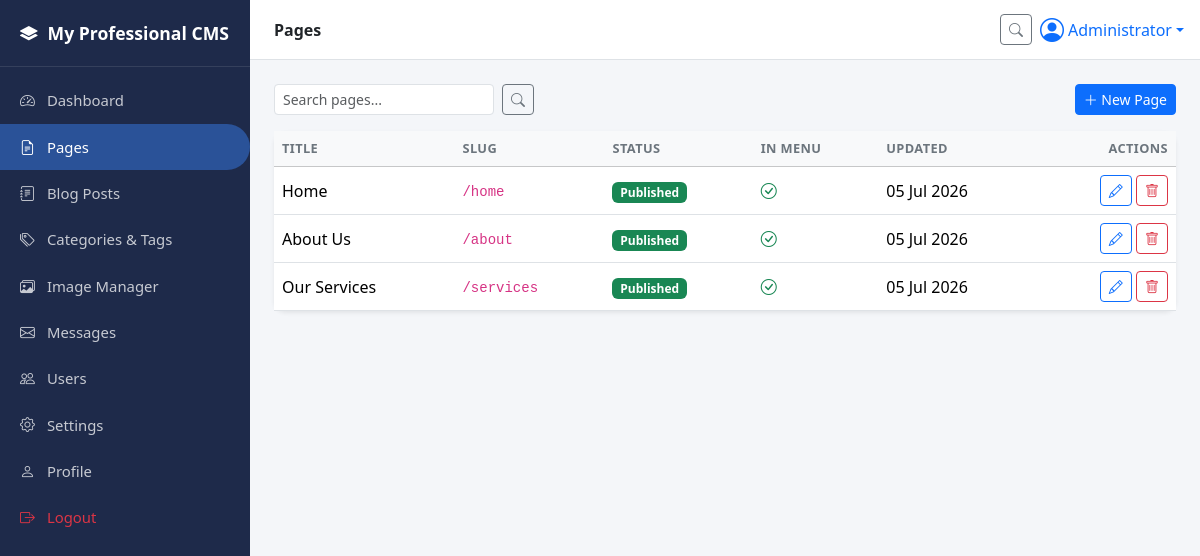
Screenshot of /admin/pages.php (signed in) with the database file from the repository.
### tables this page shows
CREATE TABLE IF NOT EXISTS `pages` (
  `id` INT(11) NOT NULL AUTO_INCREMENT,
  `title` VARCHAR(200) NOT NULL,
  `slug` VARCHAR(200) NOT NULL UNIQUE,
  `content` LONGTEXT,
  `meta_title` VARCHAR(200) DEFAULT NULL,
  `meta_description` VARCHAR(300) DEFAULT NULL,
  `featured_image` VARCHAR(255) DEFAULT NULL,
  `status` ENUM('published','unpublished','draft') NOT NULL DEFAULT 'draft',
  `show_in_menu` TINYINT(1) NOT NULL DEFAULT 0,
  `menu_order` INT(11) NOT NULL DEFAULT 0,
  `created_by` INT(11) DEFAULT NULL,
  `created_at` TIMESTAMP NOT NULL DEFAULT CURRENT_TIMESTAMP,
  `updated_at` TIMESTAMP NOT NULL DEFAULT CURRENT_TIMESTAMP ON UPDATE CURRENT_TIMESTAMP,
  PRIMARY KEY (`id`),
  KEY `fk_pages_user` (`created_by`),
  CONSTRAINT `fk_pages_user` FOREIGN KEY (`created_by`) REFERENCES `users`(`id`) ON DELETE SET NULL
);

### includes/functions.php (called while the page is built, shortened)
<?php
function e($string) {
    return htmlspecialchars($string ?? '', ENT_QUOTES, 'UTF-8');
}
function clean($value) {
    return trim(strip_tags($value ?? ''));
}
function format_date($date, $format = 'd M Y') {
    return date($format, strtotime($date));
}
function paginate($totalRows, $perPage, $currentPage) {
    $totalPages = max(1, (int)ceil($totalRows / $perPage));
    $currentPage = max(1, min($currentPage, $totalPages));
    $offset = ($currentPage - 1) * $perPage;
    return compact('totalPages', 'currentPage', 'offset');
}

### admin/pages.php (the view, shortened to what this page needs)
<?php
require_once __DIR__ . '/../includes/functions.php';
$search = clean($_GET['q'] ?? '');
$perPage = 10;
$currentPage = max(1, (int)($_GET['page'] ?? 1));
$where = '';
$params = [];
$total = $pdo->prepare("SELECT COUNT(*) FROM pages $where");
$total->execute($params);
$totalRows = (int)$total->fetchColumn();
$p = paginate($totalRows, $perPage, $currentPage);
$stmt = $pdo->prepare("SELECT * FROM pages $where ORDER BY menu_order ASC, created_at DESC LIMIT $perPage OFFSET {$p['offset']}");
$stmt->execute($params);
$pages = $stmt->fetchAll();
include __DIR__ . '/includes/header.php';
?>
<div class="d-flex justify-content-between align-items-center mb-3 flex-wrap gap-2">
  <form class="d-flex" method="GET">
    <input type="text" name="q" class="form-control form-control-sm me-2" placeholder="Search pages..." value="<?= e($search) ?>">
    <button class="btn btn-sm btn-outline-secondary"><i class="bi bi-search"></i></button>
  </form>
  <a href="page-add.php" class="btn btn-primary btn-sm"><i class="bi bi-plus-lg"></i> New Page</a>
</div>
<div class="card shadow-sm">
  <div class="table-responsive">
    <table class="table align-middle mb-0">
      <thead class="table-light">
        <tr><th>Title</th><th>Slug</th><th>Status</th><th>In Menu</th><th>Updated</th><th class="text-end">Actions</th></tr>
      </thead>
      <tbody id="pagesTable">
        <?php foreach ($pages as $row): ?>
        <tr id="page-row-<?= $row['id'] ?>">
          <td><?= e($row['title']) ?></td>
          <td><code>/<?= e($row['slug']) ?></code></td>
          <td>
            <span class="badge status-badge <?= $row['status'] === 'published' ? 'bg-success' : 'bg-secondary' ?>" data-id="<?= $row['id'] ?>" style="cursor:pointer" title="Click to toggle">
              <?= ucfirst($row['status']) ?>
            </span>
          </td>
          <td><?= $row['show_in_menu'] ? '<i class="bi bi-check-circle text-success"></i>' : '<i class="bi bi-dash-circle text-muted"></i>' ?></td>
          <td><?= format_date($row['updated_at'], 'd M Y') ?></td>
          <td class="text-end">
            <a href="page-edit.php?id=<?= $row['id'] ?>" class="btn btn-sm btn-outline-primary"><i class="bi bi-pencil"></i></a>
            <button class="btn btn-sm btn-outline-danger btn-delete-page" data-id="<?= $row['id'] ?>"><i class="bi bi-trash"></i></button>
          </td>
        </tr>
        <?php endforeach; ?>
      </tbody>
    </table>
  </div>
</div>
<?php include __DIR__ . '/includes/footer.php'; ?>

### assets/css/admin.css (style rules this page uses)
:root { --sidebar-width: 250px; --primary-dark: #1e2a4a; --primary-accent: #2a5298; }
body { background: #f4f6f9; font-family: 'Segoe UI', Roboto, Arial, sans-serif; }
.card { border: none; border-radius: 12px; }
.table thead th { font-size: .8rem; text-transform: uppercase; letter-spacing: .03em; color: #6c757d; }

### rows the page displays
pages: title "Home", slug "home", status "Published", show_in_menu 1 (drawn), updated_at "05 Jul 2026"
pages: title "About Us", slug "about", status "Published", show_in_menu 1 (drawn), updated_at "05 Jul 2026"
pages: title "Our Services", slug "services", status "Published", show_in_menu 1 (drawn), updated_at "05 Jul 2026"

### other values shown
setting('site_name', SITE_NAME_DEFAULT) "My Professional CMS"
$pageTitle "Pages"
$_SESSION['user_name'] "Administrator"
